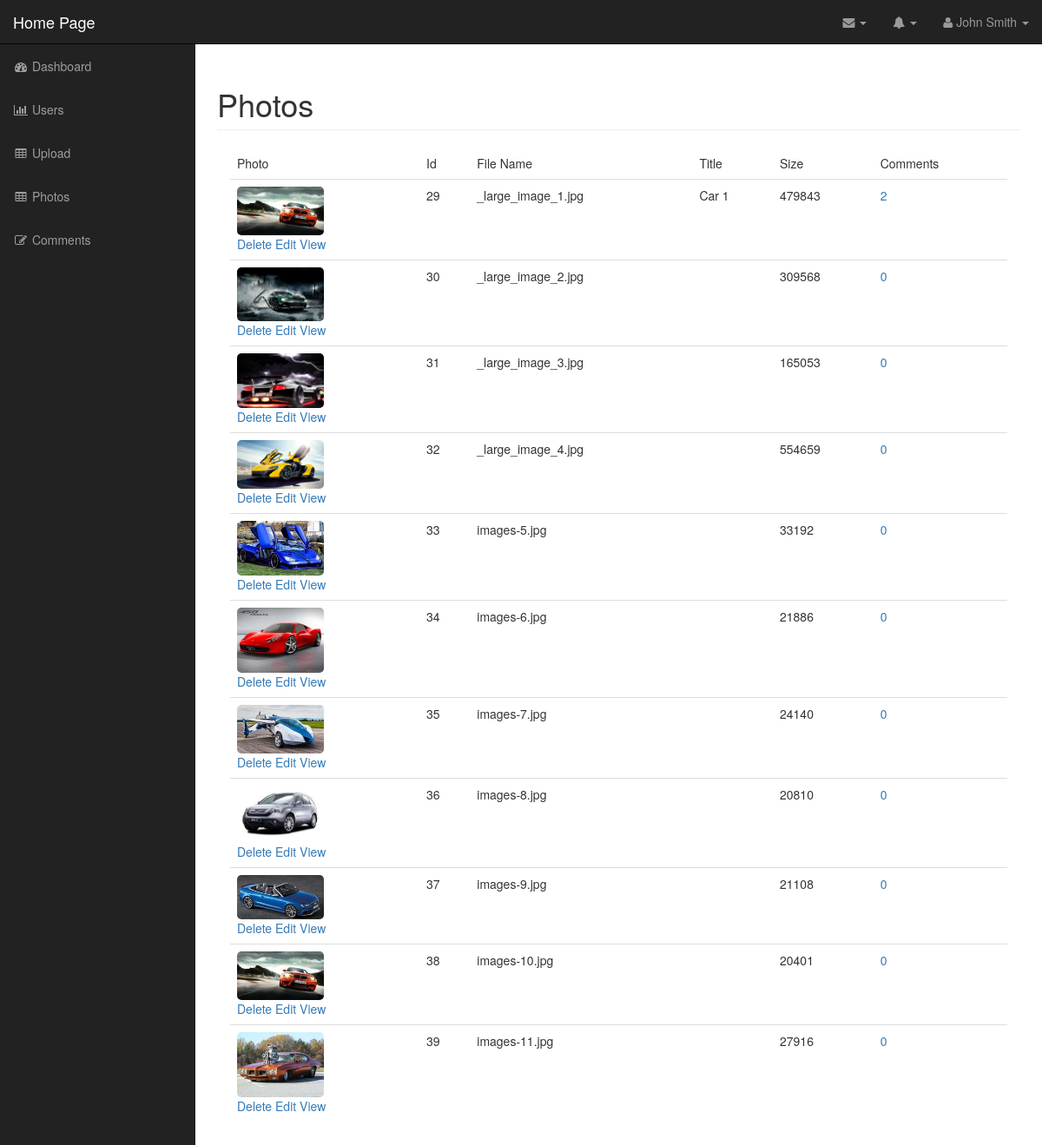
Screenshot of /admin/photos.php (signed in) with the database file from the repository.
### tables this page shows
CREATE TABLE `photos` (
  `id` int(11) NOT NULL,
  `title` varchar(255) NOT NULL,
  `caption` varchar(255) NOT NULL,
  `description` text NOT NULL,
  `filename` varchar(255) NOT NULL,
  `alternate_text` varchar(255) NOT NULL,
  `type` varchar(255) NOT NULL,
  `size` int(11) NOT NULL
);

### admin/includes/database.php (called while the page is built, shortened)
<?php
	class Database{
		public $connection;
		private function open_db_connection(){
			$this->connection = new mysqli(DB_HOST,DB_USER,DB_PASS,DB_NAME);
		}
		public function query($sql){
			$result = $this->connection->query($sql);
			return $result;
		}
		public function escape_string($string){
			$escaped_string = $this->connection->real_escape_string($string);
			return $escaped_string;
		}
	}
	$database = new Database();
?>

### admin/includes/db_object.php (called while the page is built, shortened)
<?php
	class Db_object{
		public static function find_all(){
			return static::find_by_query("SELECT * FROM " . static::$db_table . "");
		}
		public static function find_by_query($sql){
			global $database;
			$result_set = $database->query($sql);
			$the_object_array = array();
			while ($row = $result_set->fetch_array()) {
				$the_object_array[] = static::instantiation($row);
			}
			return $the_object_array;
		}
		public static function instantiation($the_record){
			$the_object = new $calling_class;
			foreach ($the_record as $the_attribute => $value) {
				if ($the_object->has_the_attribute($the_attribute)) {
					$the_object->$the_attribute = $value;
				}
			}
			return $the_object;
		}
		private function has_the_attribute($the_attribute){
			$object_properties = get_object_vars($this);
			return array_key_exists($the_attribute, $object_properties);
		}
	}
?>

### admin/includes/photo.php (called while the page is built, shortened)
<?php
class Photo extends Db_object{
	public $filename;
	public $upload_directory ="images";
	public function picture_path()
	{
		return $this->upload_directory .DS. $this->filename;
	}
}
?>

### admin/includes/comment.php (called while the page is built, shortened)
<?php
class Comment extends Db_object{
	protected static $db_table = "comments";
	public static function find_the_comments($photo_id=0)
	{
		global $database;
		$sql = "SELECT * FROM ".self::$db_table;
		$sql .= " WHERE photo_id = ".$database->escape_string($photo_id);
		$sql .= " ORDER BY photo_id DESC";
		return self::find_by_query($sql);
	}
}
?>

### admin/photos.php (the view, shortened to what this page needs)
<?php include("includes/header.php"); ?>
<?php
$photos = Photo::find_all();
?>
<nav class="navbar navbar-inverse navbar-fixed-top" role="navigation">
    <?php include 'includes/top_nav.php'; ?>
    <?php include 'includes/side_nav.php'; ?>
</nav>
<div id="page-wrapper">
    <div class="container-fluid">
        <div class="row">
            <div class="col-lg-12">
                <h1 class="page-header">
                    Photos
                </h1>
               <div class="col-md-12">
                    <table class="table table-hover">
                        <thead>
                            <tr>
                                <td>Photo</td>
                                <td>Id</td>
                                <td>File Name</td>
                                <td>Title</td>
                                <td>Size</td>
                                <td>Comments</td>
                            </tr>
                        </thead>
                        <tbody>
                            <?php foreach ($photos as $photo): ?>
                                <tr>
                                    <td><img class="admin-photo-thumbnail" src="<?php echo $photo->picture_path(); ?>">
                                        <div class="action_links">
                                            <a class="delete_link" href="delete_photo.php?id=<?php echo $photo->id; ?>">Delete</a>
                                            <a href="edit_photo.php?id=<?php echo $photo->id; ?>">Edit</a>
                                            <a href="../photo.php?id=<?php echo $photo->id; ?>">View</a>
                                        </div>
                                    </td>
                                    <td><?php echo $photo->id; ?></td>
                                    <td><?php echo $photo->filename; ?></td>
                                    <td><?php echo $photo->title; ?></td>
                                    <td><?php echo $photo->size; ?></td>
                                    <td>
                                        <a href="comment_photo.php?id=<?php echo $photo->id; ?>">
                                            <?php
                                                $comments = Comment::find_the_comments($photo->id);
                                                echo count($comments);
                                            ?>
                                        </a>
                                    </td>
                                </tr>
                            <?php endforeach ?>
                        </tbody>
                    </table>
               </div>
            </div>
        </div>
    </div>
</div>
  <?php include("includes/footer.php"); ?>

### admin/includes/header.php (shortened to what this page needs)
<!DOCTYPE html>
<html lang="en">
<head>
    <link href="css/bootstrap.min.css" rel="stylesheet">
    <link href="css/sb-admin.css" rel="stylesheet">
    <link href="font-awesome/css/font-awesome.min.css" rel="stylesheet" type="text/css">
    <link href="css/dropzone.min.css" rel="stylesheet">
    <link href="css/styles.css" rel="stylesheet">
</head>
<body>
    <div id="wrapper">

### admin/includes/top_nav.php (shortened to what this page needs)
<div class="navbar-header">
                <a class="navbar-brand" href="../index.php">Home Page</a>
            </div>
            <ul class="nav navbar-right top-nav">
                <li class="dropdown">
                    <a href="#" class="dropdown-toggle" data-toggle="dropdown"><i class="fa fa-envelope"></i> <b class="caret"></b></a>
                </li>
                <li class="dropdown">
                    <a href="#" class="dropdown-toggle" data-toggle="dropdown"><i class="fa fa-bell"></i> <b class="caret"></b></a>
                </li>
                <li class="dropdown">
                    <a href="#" class="dropdown-toggle" data-toggle="dropdown"><i class="fa fa-user"></i> John Smith <b class="caret"></b></a>
                </li>
            </ul>

### admin/includes/side_nav.php
<div class="collapse navbar-collapse navbar-ex1-collapse">
                <ul class="nav navbar-nav side-nav">
                    <li>
                        <a href="index.php"><i class="fa fa-fw fa-dashboard"></i> Dashboard</a>
                    </li>
                    <li>
                        <a href="users.php"><i class="fa fa-fw fa-bar-chart-o"></i> Users</a>
                    </li>
                    <li>
                        <a href="upload.php"><i class="fa fa-fw fa-table"></i> Upload</a>
                    </li>
                    <li>
                        <a href="photos.php"><i class="fa fa-fw fa-table"></i> Photos</a>
                    </li>
                    <li>
                        <a href="comments.php"><i class="fa fa-fw fa-edit"></i> Comments</a>
                    </li>
                </ul>
            </div>

### admin/includes/footer.php (shortened to what this page needs)
  </div>
</body>
</html>

### admin/css/sb-admin.css (style rules this page uses)
body { margin-top: 100px; background-color: #222; }
@media (min-width:768px) { body { margin-top: 50px; } }
#wrapper { padding-left: 0; }
#page-wrapper { width: 100%; padding: 0; background-color: #fff; }
@media (min-width:768px) { #wrapper { padding-left: 225px; } }
@media (min-width:768px) { #page-wrapper { padding: 10px; } }
.top-nav { padding: 0 15px; }
.top-nav>li { display: inline-block; float: left; }
.top-nav>li>a { padding-top: 15px; padding-bottom: 15px; line-height: 20px; color: #999; }
@media (min-width:768px) { .side-nav { position: fixed; top: 51px; left: 225px; width: 225px; margin-left: -225px; border: none; border-radius: 0; overflow-y: auto; background-color: #222; } }
@media (min-width:768px) { .side-nav>li>a { width: 225px; } }

### admin/css/styles.css (style rules this page uses)
.admin-photo-thumbnail { max-width: 100px; max-height: 100px; border-radius: 5px; }

### rows the page displays
photos: filename (picture), id "29", filename "_large_image_1.jpg", title "Car 1", size "479843", count($comments) "2"
photos: filename (picture), id "30", filename "_large_image_2.jpg", size "309568", count($comments) "0"
photos: filename (picture), id "31", filename "_large_image_3.jpg", size "165053", count($comments) "0"
photos: filename (picture), id "32", filename "_large_image_4.jpg", size "554659", count($comments) "0"
photos: filename (picture), id "33", filename "images-5.jpg", size "33192", count($comments) "0"
photos: filename (picture), id "34", filename "images-6.jpg", size "21886", count($comments) "0"
photos: filename (picture), id "35", filename "images-7.jpg", size "24140", count($comments) "0"
photos: filename (picture), id "36", filename "images-8.jpg", size "20810", count($comments) "0"
photos: filename (picture), id "37", filename "images-9.jpg", size "21108", count($comments) "0"
photos: filename (picture), id "38", filename "images-10.jpg", size "20401", count($comments) "0"
photos: filename (picture), id "39", filename "images-11.jpg", size "27916", count($comments) "0"
